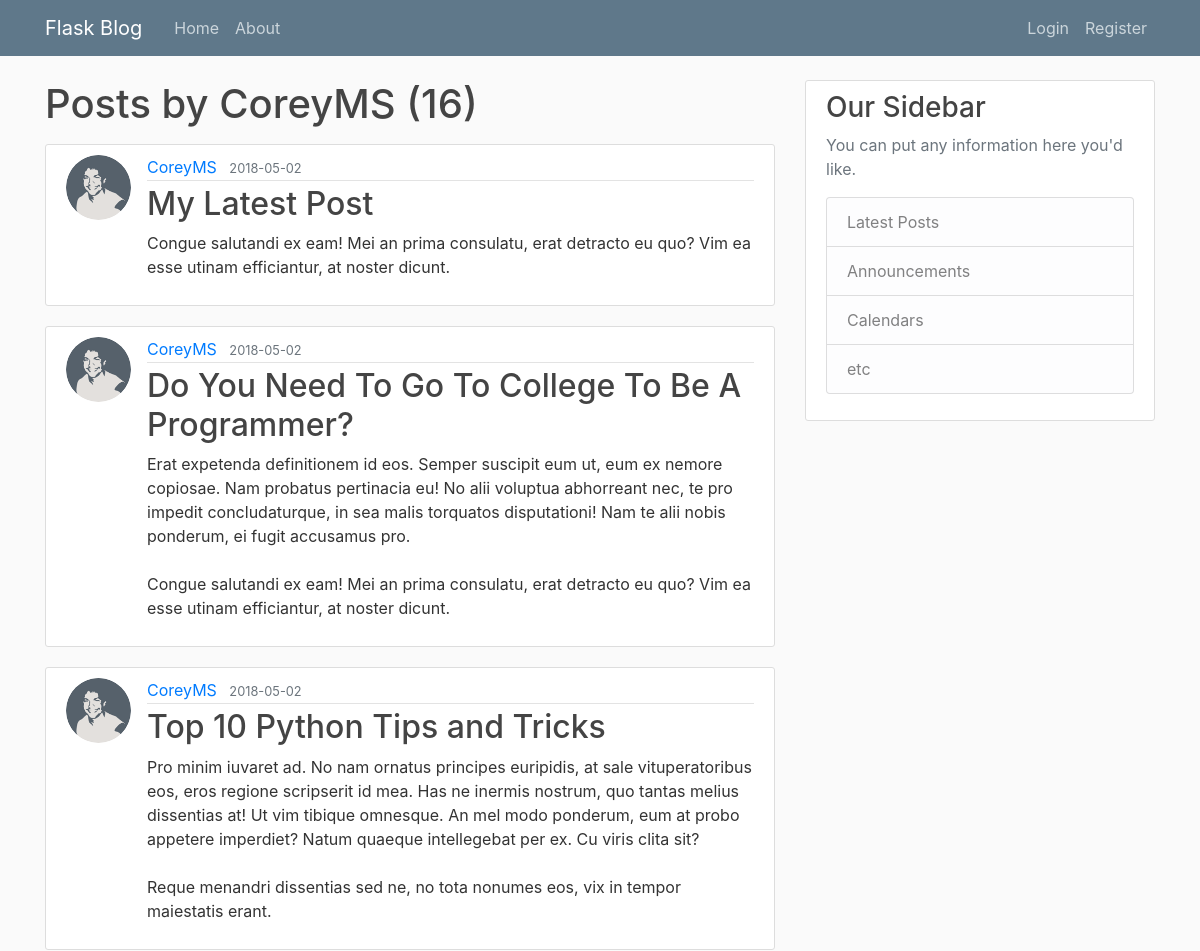
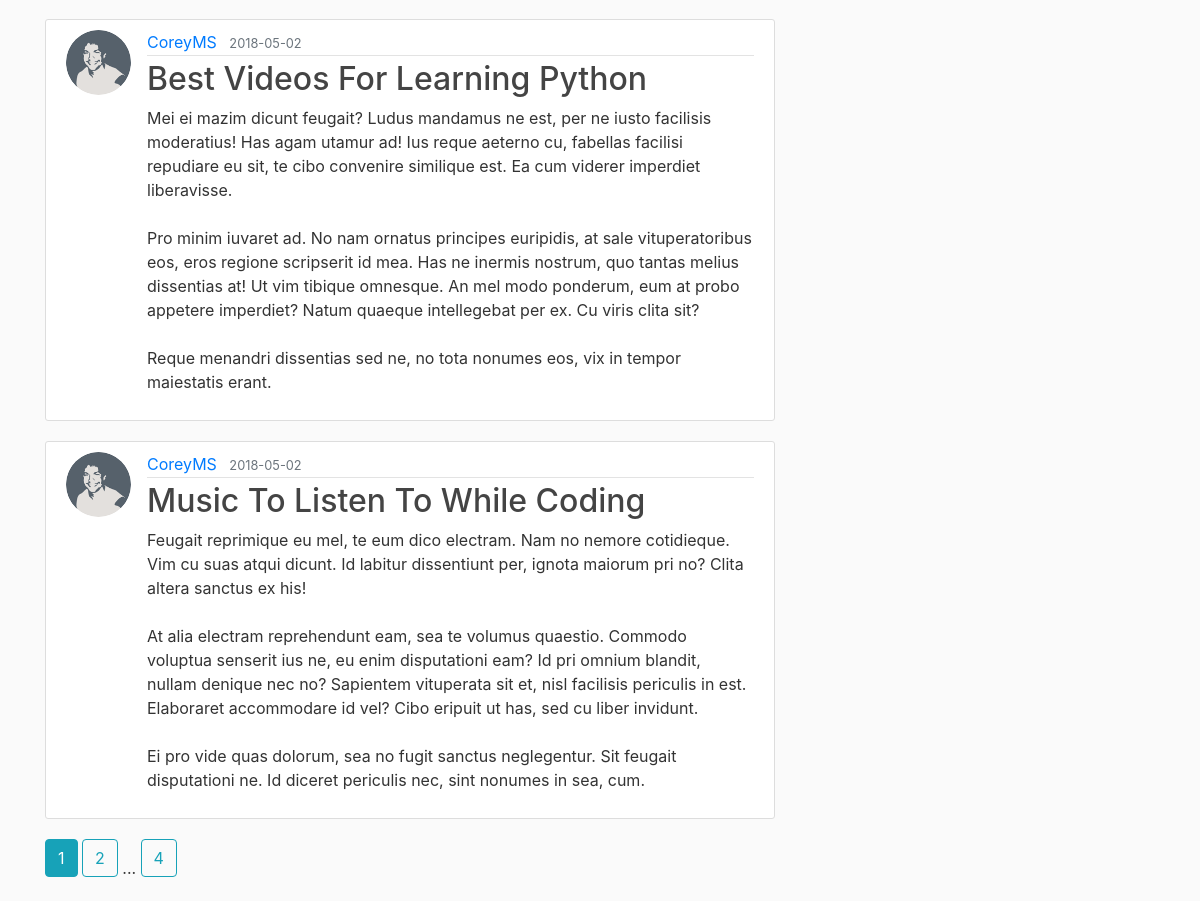
The page /user/CoreyMS on the database as committed earlier (2 pictures, top to bottom).
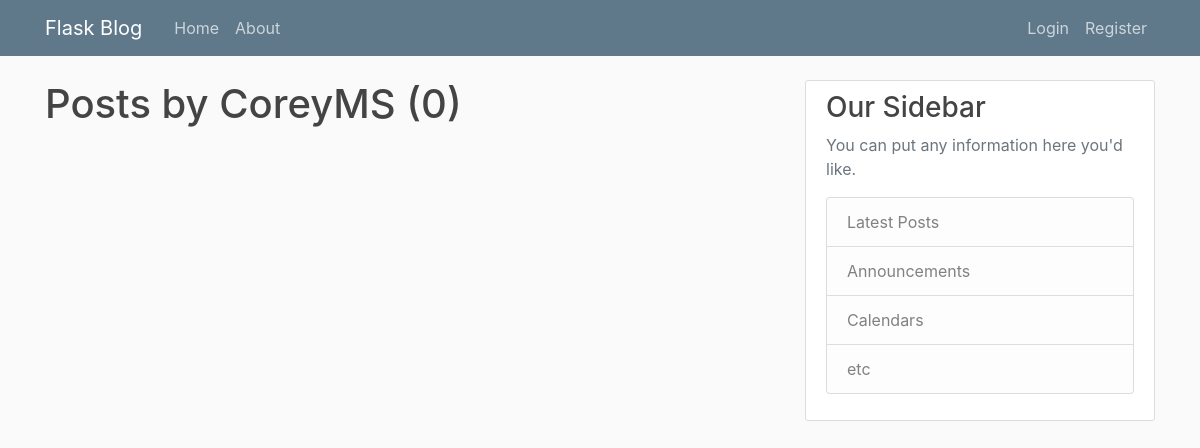
The same page on the database as committed later.
### flaskblog/models.py (models this page shows, shortened)
class User(db.Model, UserMixin):
    id = db.Column(db.Integer, primary_key=True)
    username = db.Column(db.String(20), unique=True, nullable=False)
    email = db.Column(db.String(120), unique=True, nullable=False)
    image_file = db.Column(db.String(20), nullable=False, default='default.jpg')
    password = db.Column(db.String(60), nullable=False)
    posts = db.relationship('Post', backref='author', lazy=True)

class Post(db.Model):
    id = db.Column(db.Integer, primary_key=True)
    title = db.Column(db.String(100), nullable=False)
    date_posted = db.Column(db.DateTime, nullable=False, default=datetime.utcnow)
    content = db.Column(db.Text, nullable=False)
    user_id = db.Column(db.Integer, db.ForeignKey('user.id'), nullable=False)

### flaskblog/routes.py (the view)
@app.route("/user/<string:username>")
def user_posts(username):
    page = request.args.get('page', 1, type=int)
    user = User.query.filter_by(username=username).first_or_404()
    posts = Post.query.filter_by(author=user)\
        .order_by(Post.date_posted.desc())\
        .paginate(page=page, per_page=5)
    return render_template('user_posts.html', posts=posts, user=user)

### flaskblog/templates/user_posts.html
{% extends "layout.html" %}
{% block content %}
    <h1 class="mb-3">Posts by {{ user.username }} ({{ posts.total }})</h1>
    {% for post in posts.items %}
        <article class="media content-section">
          <img class="rounded-circle article-img" src="{{ url_for('static', filename='profile_pics/' + post.author.image_file) }}">
          <div class="media-body">
            <div class="article-metadata">
              <a class="mr-2" href="{{ url_for('user_posts', username=post.author.username) }}">{{ post.author.username }}</a>
              <small class="text-muted">{{ post.date_posted.strftime('%Y-%m-%d') }}</small>
            </div>
            <h2><a class="article-title" href="{{ url_for('post', post_id=post.id) }}">{{ post.title }}</a></h2>
            <p class="article-content">{{ post.content }}</p>
          </div>
        </article>
    {% endfor %}
    {% for page_num in posts.iter_pages(left_edge=1, right_edge=1, left_current=1, right_current=2) %}
      {% if page_num %}
        {% if posts.page == page_num %}
          <a class="btn btn-info mb-4" href="{{ url_for('user_posts', username=user.username, page=page_num) }}">{{ page_num }}</a>
        {% else %}
          <a class="btn btn-outline-info mb-4" href="{{ url_for('user_posts', username=user.username, page=page_num) }}">{{ page_num }}</a>
        {% endif %}
      {% else %}
        ...
      {% endif %}
    {% endfor %}
{% endblock content %}

### flaskblog/templates/layout.html (shortened to what this page needs)
<!DOCTYPE html>
<html>
<head>
    <link rel="stylesheet" href="https://maxcdn.bootstrapcdn.com/bootstrap/4.0.0/css/bootstrap.min.css">
    <link rel="stylesheet" type="text/css" href="{{ url_for('static', filename='main.css') }}">
</head>
<body>
    <header class="site-header">
      <nav class="navbar navbar-expand-md navbar-dark bg-steel fixed-top">
        <div class="container">
          <a class="navbar-brand mr-4" href="/">Flask Blog</a>
          <div class="collapse navbar-collapse" id="navbarToggle">
            <div class="navbar-nav mr-auto">
              <a class="nav-item nav-link" href="{{ url_for('home') }}">Home</a>
              <a class="nav-item nav-link" href="{{ url_for('about') }}">About</a>
            </div>
            <div class="navbar-nav">
              {% if current_user.is_authenticated %}
                <a class="nav-item nav-link" href="{{ url_for('new_post') }}">New Post</a>
                <a class="nav-item nav-link" href="{{ url_for('account') }}">Account</a>
                <a class="nav-item nav-link" href="{{ url_for('logout') }}">Logout</a>
              {% else %}
                <a class="nav-item nav-link" href="{{ url_for('login') }}">Login</a>
                <a class="nav-item nav-link" href="{{ url_for('register') }}">Register</a>
              {% endif %}
            </div>
          </div>
        </div>
      </nav>
    </header>
    <main role="main" class="container">
      <div class="row">
        <div class="col-md-8">
          {% block content %}{% endblock %}
        </div>
        <div class="col-md-4">
          <div class="content-section">
            <h3>Our Sidebar</h3>
            <p class='text-muted'>You can put any information here you'd like.
              <ul class="list-group">
                <li class="list-group-item list-group-item-light">Latest Posts</li>
                <li class="list-group-item list-group-item-light">Announcements</li>
                <li class="list-group-item list-group-item-light">Calendars</li>
                <li class="list-group-item list-group-item-light">etc</li>
              </ul>
            </p>
          </div>
        </div>
      </div>
    </main>
</body>
</html>

### flaskblog/static/main.css (style rules this page uses)
body { background: #fafafa; color: #333333; margin-top: 5rem; }
h1, h2, h3, h4, h5, h6 { color: #444444; }
.bg-steel { background-color: #5f788a; }
.site-header .navbar-nav .nav-link { color: #cbd5db; }
.content-section { background: #ffffff; padding: 10px 20px; border: 1px solid #dddddd; border-radius: 3px; margin-bottom: 20px; }

Rows that differ between the two databases and show on the page:
removed Post: image_file (picture), author.username "CoreyMS", date_posted "2018-05-02", title "My Latest Post", content "Congue salutandi ex eam! Mei an prima consulatu, erat detracto eu quo? Vim ea esse utinam efficiantur, at noster dicunt."
removed Post: image_file (picture), author.username "CoreyMS", date_posted "2018-05-02", title "Do You Need To Go To College To Be A Programmer?", content "Erat expetenda definitionem id eos. Semper suscipit eum ut, eum ex nemore copiosae. Nam probatus pertinacia eu! No alii voluptua abhorreant nec, te pro impedit concludaturque, in sea malis torquatos disputationi! Nam te alii nobis ponderum, ei fugit accusamus pro. Congue salutandi ex eam! Mei an prima consulatu, erat detracto eu quo? Vim ea esse utinam efficiantur, at noster dicunt."
removed Post: image_file (picture), author.username "CoreyMS", date_posted "2018-05-02", title "Top 10 Python Tips and Tricks", content "Pro minim iuvaret ad. No nam ornatus principes euripidis, at sale vituperatoribus eos, eros regione scripserit id mea. Has ne inermis nostrum, quo tantas melius dissentias at! Ut vim tibique omnesque. An mel modo ponderum, eum at probo appetere imperdiet? Natum quaeque intellegebat per ex. Cu viris clita sit? Reque menandri dissentias sed ne, no tota nonumes eos, vix in tempor maiestatis erant."
removed Post: image_file (picture), author.username "CoreyMS", date_posted "2018-05-02", title "Best Videos For Learning Python", content "Mei ei mazim dicunt feugait? Ludus mandamus ne est, per ne iusto facilisis moderatius! Has agam utamur ad! Ius reque aeterno cu, fabellas facilisi repudiare eu sit, te cibo convenire similique est. Ea cum viderer imperdiet liberavisse. Pro minim iuvaret ad. No nam ornatus principes euripidis, at sale vituperatoribus eos, eros regione scripserit id mea. Has ne inermis nostrum, quo tantas melius dissentias at! Ut vim tibique omnesque. An mel modo ponderum, eum at probo appetere imperdiet? Natum quaeque intellegebat per ex. Cu viris clita sit? Reque menandri dissentias sed ne, no tota nonumes eos, vix in tempor maiestatis erant."
removed Post: image_file (picture), author.username "CoreyMS", date_posted "2018-05-02", title "Music To Listen To While Coding", content "Feugait reprimique eu mel, te eum dico electram. Nam no nemore cotidieque. Vim cu suas atqui dicunt. Id labitur dissentiunt per, ignota maiorum pri no? Clita altera sanctus ex his! At alia electram reprehendunt eam, sea te volumus quaestio. Commodo voluptua senserit ius ne, eu enim disputationi eam? Id pri omnium blandit, nullam denique nec no? Sapientem vituperata sit et, nisl facilisis periculis in est. Elaboraret accommodare id vel? Cibo eripuit ut has, sed cu liber invidunt. Ei pro vide quas dolorum, sea no fugit sanctus neglegentur. Sit feugait disputationi ne. Id diceret periculis nec, sint nonumes in sea, cum."
Other text that changed with them:
{{ posts.total }}: "16" → "0"
list line gone: "1"
list line gone: "2"
list line gone: "4"
